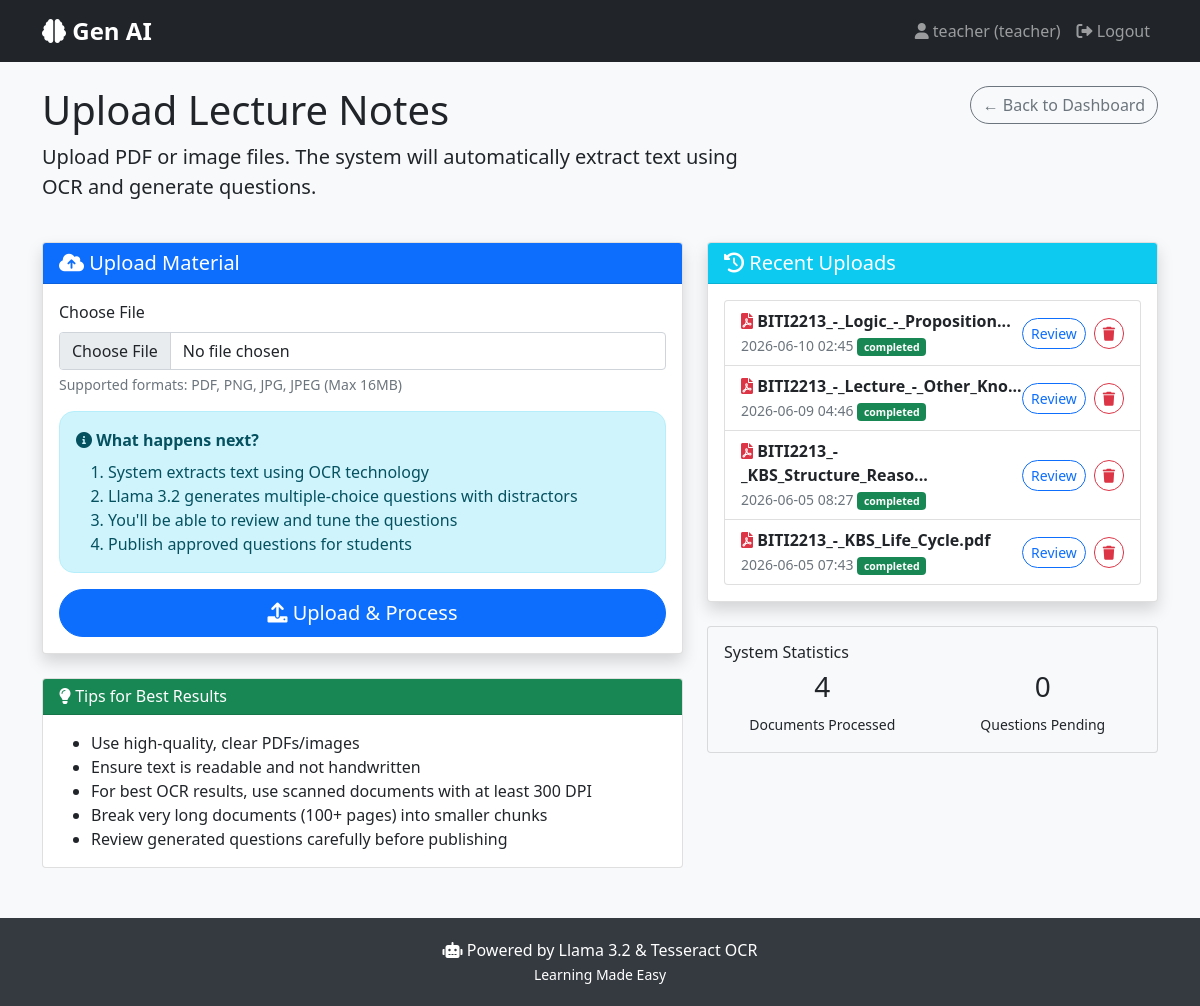
The app's page /teacher/upload (signed in) with its own data.
### models.py (models this page shows)
class User(UserMixin, db.Model):
    __tablename__ = 'users'
    id = db.Column(db.String(36), primary_key=True, default=lambda: str(uuid.uuid4()))
    username = db.Column(db.String(80), unique=True, nullable=False)
    password = db.Column(db.String(120), nullable=False)
    role = db.Column(db.String(20), nullable=False)  # 'teacher' or 'student'
    created_at = db.Column(db.DateTime, default=datetime.utcnow)
    documents = db.relationship('Document', backref='teacher', lazy=True)
    answers = db.relationship('StudentAnswer', backref='student', lazy=True)
    feedbacks = db.relationship('Feedback', backref='student', lazy=True)

class Document(db.Model):
    __tablename__ = 'documents'
    id = db.Column(db.String(36), primary_key=True, default=lambda: str(uuid.uuid4()))
    teacher_id = db.Column(db.String(36), db.ForeignKey('users.id'), nullable=False)
    filename = db.Column(db.String(200), nullable=False)
    title = db.Column(db.String(200), nullable=True)  # Teacher-given quiz title
    extracted_text = db.Column(db.Text, nullable=False)
    uploaded_at = db.Column(db.DateTime, default=datetime.utcnow)
    status = db.Column(db.String(50), default='pending')  # pending, processing, completed
    questions = db.relationship('Question', backref='document', lazy=True)

### app.py (the view, shortened to what this page needs)
@app.route('/teacher/upload', methods=['GET', 'POST'])
@login_required
def upload_notes():
    if current_user.role != 'teacher':
        flash('Access denied', 'danger')
        return redirect(url_for('index'))
    documents = Document.query.filter_by(teacher_id=current_user.id).order_by(Document.uploaded_at.desc()).all()
    pending_questions = Question.query.filter_by(teacher_feedback_status='pending').count()
    return render_template('teacher/upload_notes.html',
                         documents=documents,
                         pending_questions=pending_questions)

### app.py (called while the page is built)
@login_manager.user_loader
def load_user(user_id):
    return User.query.get(user_id)

### templates/teacher/upload_notes.html (shortened to what this page needs)
{% extends "base.html" %}
{% block content %}
<div class="container mt-4">
    <div class="row">
        <div class="col-md-8">
            <h1>Upload Lecture Notes </h1>
            <p class="lead">Upload PDF or image files. The system will automatically extract text using OCR and generate questions.</p>
        </div>
        <div class="col-md-4 text-end">
            <a href="{{ url_for('teacher_dashboard') }}" class="btn btn-outline-secondary">
                ← Back to Dashboard
            </a>
        </div>
    </div>
    <div class="row mt-4">
        <div class="col-md-7">
            <div class="card shadow">
                <div class="card-header bg-primary text-white">
                    <h5 class="mb-0"><i class="fas fa-cloud-upload-alt"></i> Upload Material</h5>
                </div>
                <div class="card-body">
                    <form method="POST" enctype="multipart/form-data" id="uploadForm">
                        <div class="mb-3">
                            <label for="file" class="form-label">Choose File</label>
                            <input class="form-control" type="file" id="file" name="file"
                                   accept=".pdf,.png,.jpg,.jpeg" required>
                            <div class="form-text">
                                Supported formats: PDF, PNG, JPG, JPEG (Max 16MB)
                            </div>
                        </div>
                        <div class="alert alert-info">
                            <i class="fas fa-info-circle"></i>
                            <strong>What happens next?</strong>
                            <ol class="mb-0 mt-2">
                                <li>System extracts text using OCR technology</li>
                                <li>Llama 3.2 generates multiple-choice questions with distractors</li>
                                <li>You'll be able to review and tune the questions</li>
                                <li>Publish approved questions for students</li>
                            </ol>
                        </div>
                        <button type="submit" class="btn btn-primary btn-lg w-100" id="uploadBtn">
                        </button>
                    </form>
                </div>
            </div>
            <div class="card mt-4">
                <div class="card-header bg-success text-white">
                    <h6 class="mb-0"><i class="fas fa-lightbulb"></i> Tips for Best Results</h6>
                </div>
                <div class="card-body">
                    <ul class="mb-0">
                        <li>Use high-quality, clear PDFs/images</li>
                        <li>Ensure text is readable and not handwritten</li>
                        <li>For best OCR results, use scanned documents with at least 300 DPI</li>
                        <li>Break very long documents (100+ pages) into smaller chunks</li>
                        <li>Review generated questions carefully before publishing</li>
                    </ul>
                </div>
            </div>
        </div>
        <div class="col-md-5">
            <div class="card shadow">
                <div class="card-header bg-info text-white">
                    <h5 class="mb-0"><i class="fas fa-history"></i> Recent Uploads</h5>
                </div>
                <div class="card-body">
                    {% if documents %}
                        <div class="list-group">
                            {% for doc in documents[:5] %}
                            <div class="list-group-item">
                                <div class="d-flex justify-content-between align-items-center">
                                    <div>
                                        <i class="fas fa-file-{% if doc.filename.endswith('.pdf') %}pdf text-danger{% else %}image text-primary{% endif %}"></i>
                                        <strong>{{ doc.filename[:30] }}{% if doc.filename|length > 30 %}...{% endif %}</strong>
                                        <br>
                                        <small class="text-muted">
                                            {{ doc.uploaded_at.strftime('%Y-%m-%d %H:%M') }}
                                            <span class="badge {% if doc.status == 'completed' %}bg-success{% else %}bg-warning{% endif %}">
                                                {{ doc.status }}
                                            </span>
                                        </small>
                                    </div>
                                    <div class="d-flex gap-2">
                                        {% if doc.status == 'completed' %}
                                        <a href="{{ url_for('review_generated_questions', doc_id=doc.id) }}"
                                        class="btn btn-sm btn-outline-primary">
                                            Review
                                        </a>
                                        {% endif %}
                                        <form method="POST" action="{{ url_for('delete_document', doc_id=doc.id) }}"
                                            onsubmit="return confirm('Delete this document and all its questions? This cannot be undone.')">
                                            <button type="submit" class="btn btn-sm btn-outline-danger">
                                                <i class="fas fa-trash"></i>
                                            </button>
                                        </form>
                                    </div>
                                </div>
                            </div>
                            {% endfor %}
                        </div>
                    {% else %}
                        <p class="text-muted text-center mb-0">No uploads yet. Start by uploading a file!</p>
                    {% endif %}
                </div>
            </div>
            <div class="card mt-4 bg-light">
                <div class="card-body">
                    <h6 class="card-title">System Statistics</h6>
                    <div class="row text-center">
                        <div class="col-6">
                            <h3>{{ documents|length or 0 }}</h3>
                            <small>Documents Processed</small>
                        </div>
                        <div class="col-6">
                            <h3>{{ pending_questions or 0 }}</h3>
                            <small>Questions Pending</small>
                        </div>
                    </div>
                </div>
            </div>
        </div>
    </div>
</div>
{% endblock %}

### templates/base.html (shortened to what this page needs)
<!DOCTYPE html>
<html lang="en">
<head>
    <link href="https://cdn.jsdelivr.net/npm/bootstrap@5.1.3/dist/css/bootstrap.min.css" rel="stylesheet">
    <link rel="stylesheet" href="https://cdnjs.cloudflare.com/ajax/libs/font-awesome/6.0.0/css/all.min.css">
</head>
<body>
    <nav class="navbar navbar-expand-lg navbar-dark bg-dark">
        <div class="container">
            <a class="navbar-brand" href="{{ url_for('index') }}">
                <i class="fas fa-brain"></i> Gen AI
            </a>
            <div class="collapse navbar-collapse" id="navbarNav">
                <ul class="navbar-nav ms-auto">
                    {% if current_user.is_authenticated %}
                        <li class="nav-item">
                            <span class="nav-link">
                                <i class="fas fa-user"></i> {{ current_user.username }} ({{ current_user.role }})
                            </span>
                        </li>
                        <li class="nav-item">
                            <a class="nav-link" href="{{ url_for('logout') }}">
                                <i class="fas fa-sign-out-alt"></i> Logout
                            </a>
                        </li>
                    {% endif %}
                </ul>
            </div>
        </div>
    </nav>
    {% block content %}{% endblock %}
    <footer class="footer">
        <div class="container text-center">
            <p class="mb-0">
                <i class="fas fa-robot"></i> Powered by Llama 3.2 & Tesseract OCR
                <br>
                <small>Learning Made Easy</small>
            </p>
        </div>
    </footer>
</body>
</html>

### templates/base.html (style rules this page uses)
body { background-color: #f8f9fa; font-family: 'Segoe UI', Tahoma, Geneva, Verdana, sans-serif; }
.navbar-brand { font-weight: bold; font-size: 1.5rem; }
.footer { background-color: #343a40; color: white; padding: 20px 0; margin-top: 50px; }
.btn { border-radius: 25px; }
.alert { border-radius: 15px; }

### records on screen
User: username "teacher", role "teacher"
Document: filename "BITI2213_-_Logic_-_Proposition", uploaded_at "2026-06-10 02:45", status "completed"
Document: filename "BITI2213_-_Lecture_-_Other_Kno", uploaded_at "2026-06-09 04:46", status "completed"
Document: filename "BITI2213_-_KBS_Structure_Reaso", uploaded_at "2026-06-05 08:27", status "completed"
Document: filename "BITI2213_-_KBS_Life_Cycle.pdf", uploaded_at "2026-06-05 07:43", status "completed"

### other values on screen
{{ documents|length or 0 }} "4"
{{ pending_questions or 0 }} "0"
